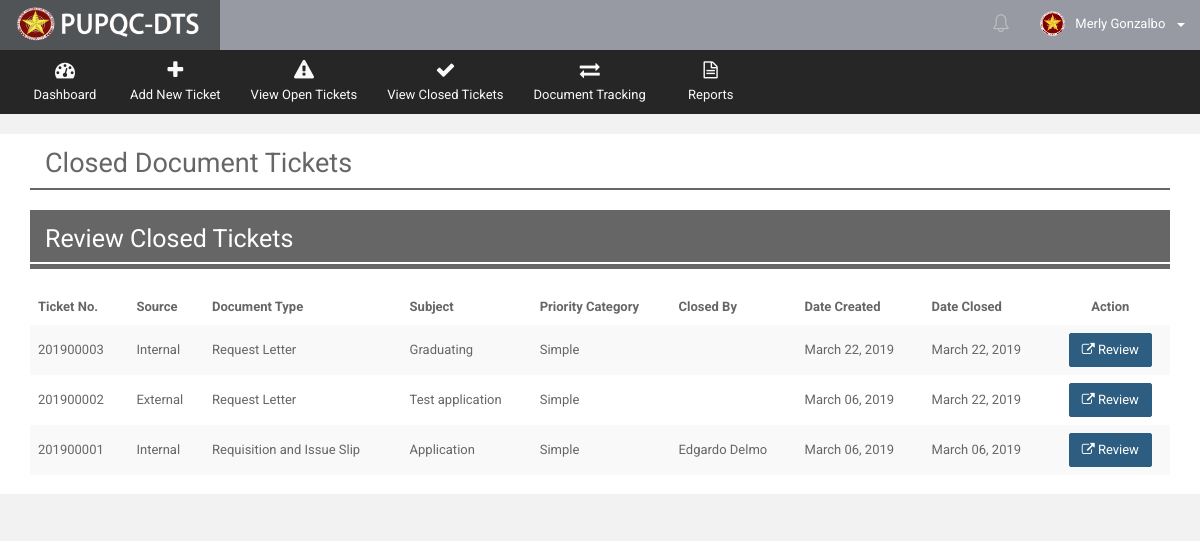
Before: /Web/Department/views/view_closed.php (signed in) with the older database file.
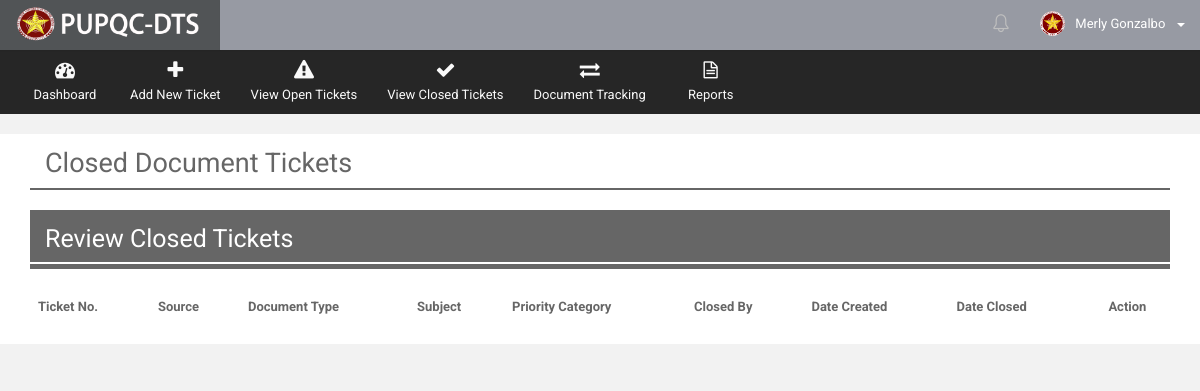
After: the same page with the newer database file.
### tables this page shows
CREATE TABLE `t_document_track` (
  `docu_tr_ID` int(10) NOT NULL,
  `docu_tr_ticket_no` varchar(255) NOT NULL,
  `docu_tr_doctype` int(10) NOT NULL,
  `docu_tr_sourcetype` int(10) NOT NULL,
  `docu_tr_ext_source_desc` varchar(255) DEFAULT NULL,
  `docu_tr_prioritytype` int(10) NOT NULL,
  `docu_tr_count_date_process` varchar(10) NOT NULL,
  `docu_tr_from_office` int(10) NOT NULL,
  `docu_tr_to_office` int(10) DEFAULT NULL,
  `docu_tr_subject` varchar(255) NOT NULL,
  `docu_tr_desc` varchar(255) NOT NULL,
  `docu_tr_closing_remarks` varchar(255) DEFAULT NULL,
  `docu_tr_remarks` varchar(255) DEFAULT NULL,
  `docu_tr_asignatory` varchar(255) NOT NULL,
  `docu_tr_createdby` int(10) NOT NULL,
  `docu_tr_receiver` int(10) DEFAULT NULL,
  `docu_tr_sender` int(10) DEFAULT NULL,
  `docu_tr_closedby` int(10) DEFAULT NULL,
  `docu_tr_reopenedby` int(10) DEFAULT NULL,
  `docu_tr_receiving_stat` varchar(30) DEFAULT NULL,
  `docu_tr_date_create` date NOT NULL,
  `docu_tr_time_create` time NOT NULL,
  `docu_tr_date_sent` date DEFAULT NULL,
  `docu_tr_time_sent` time DEFAULT NULL,
  `docu_tr_date_received` date DEFAULT NULL,
  `docu_tr_time_received` time DEFAULT NULL,
  `docu_tr_date_done` date DEFAULT NULL,
  `docu_tr_time_done` time DEFAULT NULL,
  `docu_tr_date_reopened` date DEFAULT NULL,
  `docu_tr_time_reopened` time DEFAULT NULL,
  `docu_tr_status` varchar(20) NOT NULL DEFAULT 'OPEN',
  `docu_tr_overdue_stat` varchar(10) NOT NULL DEFAULT 'NO',
  `docu_tr_action` varchar(30) NOT NULL,
  `docu_tr_notif_stat` bit(1) NOT NULL DEFAULT b'1',
  `docu_tr_disp_stat` bit(1) NOT NULL DEFAULT b'1'
);

CREATE TABLE `r_source_type` (
  `source_ID` int(10) NOT NULL,
  `source_desc` varchar(50) NOT NULL,
  `source_stat` bit(1) NOT NULL DEFAULT b'1',
  `source_timestamp` datetime NOT NULL DEFAULT CURRENT_TIMESTAMP
);

CREATE TABLE `r_document_type` (
  `docutype_ID` int(10) NOT NULL,
  `docutype_desc` varchar(50) NOT NULL,
  `docutype_stat` bit(1) NOT NULL DEFAULT b'1',
  `docutype_timestamp` datetime NOT NULL DEFAULT CURRENT_TIMESTAMP
);

CREATE TABLE `r_priority_type` (
  `priority_ID` int(10) NOT NULL,
  `priority_desc` varchar(50) NOT NULL,
  `priority_date_count` int(10) NOT NULL,
  `priority_stat` bit(1) NOT NULL DEFAULT b'1',
  `priority_timestamp` datetime NOT NULL DEFAULT CURRENT_TIMESTAMP
);

CREATE TABLE `t_employees` (
  `emp_ID` int(10) NOT NULL,
  `emp_lastname` varchar(100) NOT NULL,
  `emp_middlename` varchar(100) DEFAULT NULL,
  `emp_firstname` varchar(100) NOT NULL,
  `emp_office` int(10) NOT NULL,
  `emp_position` varchar(50) NOT NULL,
  `emp_picture` varchar(255) DEFAULT 'default.png',
  `emp_active_flag` bit(1) NOT NULL DEFAULT b'1',
  `emp_mod_date` datetime NOT NULL DEFAULT CURRENT_TIMESTAMP
);

### Web/Department/views/get_view_table_closed_documents.php (the view, shortened to what the changed rows need)
<?php
           $receiver_query = mysqli_query($connection,"SELECT * FROM `t_document_track` AS DOCU
                                                              INNER JOIN `t_accounts` AS ACC
                                                              INNER JOIN `t_employees` AS EMP
                                                              ON ACC.acc_empID = EMP.emp_ID
                                                              WHERE ACC.acc_ID = '$userID'
                                                              and DOCU.docu_tr_status = 'CLOSED'
                                                              ");
           if(mysqli_num_rows($receiver_query) )
           {
             while($rq = mysqli_fetch_array($receiver_query))
             {
                $receiving_office = $rq["docu_tr_to_office"];
             }
           }
           else
           {
                $receiving_office = 0;
           }
           if($receiving_office > 0)
           {
               $view_query = mysqli_query($connection,"SELECT * FROM `t_document_track` AS DOCU
                                                         INNER JOIN `r_office` AS OFF
                                                         INNER JOIN `r_document_type` AS TYPE
                                                         INNER JOIN `r_source_type` AS SRC
                                                         INNER JOIN `r_priority_type` AS PRIO
                                                         ON DOCU.docu_tr_to_office = OFF.office_ID
                                                         and TYPE.docutype_ID = DOCU.docu_tr_doctype
                                                         and SRC.source_ID = DOCU.docu_tr_sourcetype
                                                         and PRIO.priority_ID = DOCU.docu_tr_prioritytype
                                                         WHERE DOCU.docu_tr_status = 'CLOSED'
                                                         and DOCU.docu_tr_action = 'Closed'
                                                         and DOCU.docu_tr_createdby = '$userID'
                                                         OR DOCU.docu_tr_sender = '$userID'
                                                         OR DOCU.docu_tr_to_office = '$receiving_office'
                                                         ORDER BY DOCU.docu_tr_ticket_no DESC ");
                if(mysqli_num_rows($view_query) > 0)
                {
                   while($row = mysqli_fetch_array($view_query))
                   {
                       $docu_tr_ID = $row["docu_tr_ID"];
                       $docu_tr_ticket_no = $row["docu_tr_ticket_no"];
                       $docu_tr_subject = $row["docu_tr_subject"];
                       $docu_tr_closedby = $row["docu_tr_closedby"];
                       $docutype_desc = $row['docutype_desc'];
                       $source_desc = $row["source_desc"];
                       $priority_desc = $row["priority_desc"];
                       $docu_tr_date_create = new datetime($row["docu_tr_date_create"]);
                       $date_create = $docu_tr_date_create->format('F d, Y');
                       $docu_tr_date_done = new datetime($row["docu_tr_date_done"]);
                       $date_closed = $docu_tr_date_done->format('F d, Y');
                       $getclosedby = mysqli_query($connection, "SELECT * FROM `t_employees` AS EMP
                                                                       INNER JOIN `r_office` AS OFF
                                                                       ON EMP.emp_office = OFF.office_ID
                                                               WHERE EMP.emp_ID = '$docu_tr_closedby'");
                       while($closedby_row = mysqli_fetch_array($getclosedby))
                       {
                         $closedby_fname = $closedby_row["emp_firstname"];
                         $closedby_lname = $closedby_row["emp_lastname"];
                         $closedby_compname = $closedby_fname.' '.$closedby_lname;
                       }
                         echo
                         '<tr class="gradeX">
                            <td style="display: none"> '.$docu_tr_ID.' </td>
                            <td style=""> '.$docu_tr_ticket_no.' </td>
                            <td style=""> '.$source_desc.' </td>
                            <td style=""> '.$docutype_desc.' </td>
                            <td style=""> '.$docu_tr_subject.' </td>
                            <td style=""> '.$priority_desc.' </td>
                            <td style=""> '.$closedby_compname.' </td>
                            <td style=""> '.$date_create.' </td>
                            <td style=""> '.$date_closed.' </td>
                            <td style="">
                              <center>
                                <a href="ticket_review.php?getID='.$docu_tr_ticket_no.'" class="btn btn-primary btn-round" title="View Traces">
                                 <i class="fa fa-external-link"></i> Review</a>
                              </center>
                            </td>
                         </tr>  ';
                   }
                }
                else
                {
                }
            }
   ?>

Changed rows visible on the page:
no longer on this page (row edited): t_document_track: docu_tr_ticket_no "201900003", docu_tr_sourcetype.source_desc "Internal", docu_tr_doctype.docutype_desc "Request Letter", docu_tr_subject "Graduating", docu_tr_prioritytype.priority_desc "Simple", docu_tr_date_create "March 22, 2019", docu_tr_date_done "March 22, 2019"
no longer on this page (row edited): t_document_track: docu_tr_ticket_no "201900002", docu_tr_sourcetype.source_desc "External", docu_tr_doctype.docutype_desc "Request Letter", docu_tr_subject "Test application", docu_tr_prioritytype.priority_desc "Simple", docu_tr_date_create "March 06, 2019", docu_tr_date_done "March 22, 2019"
no longer on this page (row unchanged): t_document_track: docu_tr_ticket_no "201900001", docu_tr_sourcetype.source_desc "Internal", docu_tr_doctype.docutype_desc "Requisition and Issue Slip", docu_tr_subject "Application", docu_tr_prioritytype.priority_desc "Simple", t_employees.emp_firstname+emp_lastname "Edgardo Delmo", docu_tr_date_create "March 06, 2019", docu_tr_date_done "March 06, 2019"
